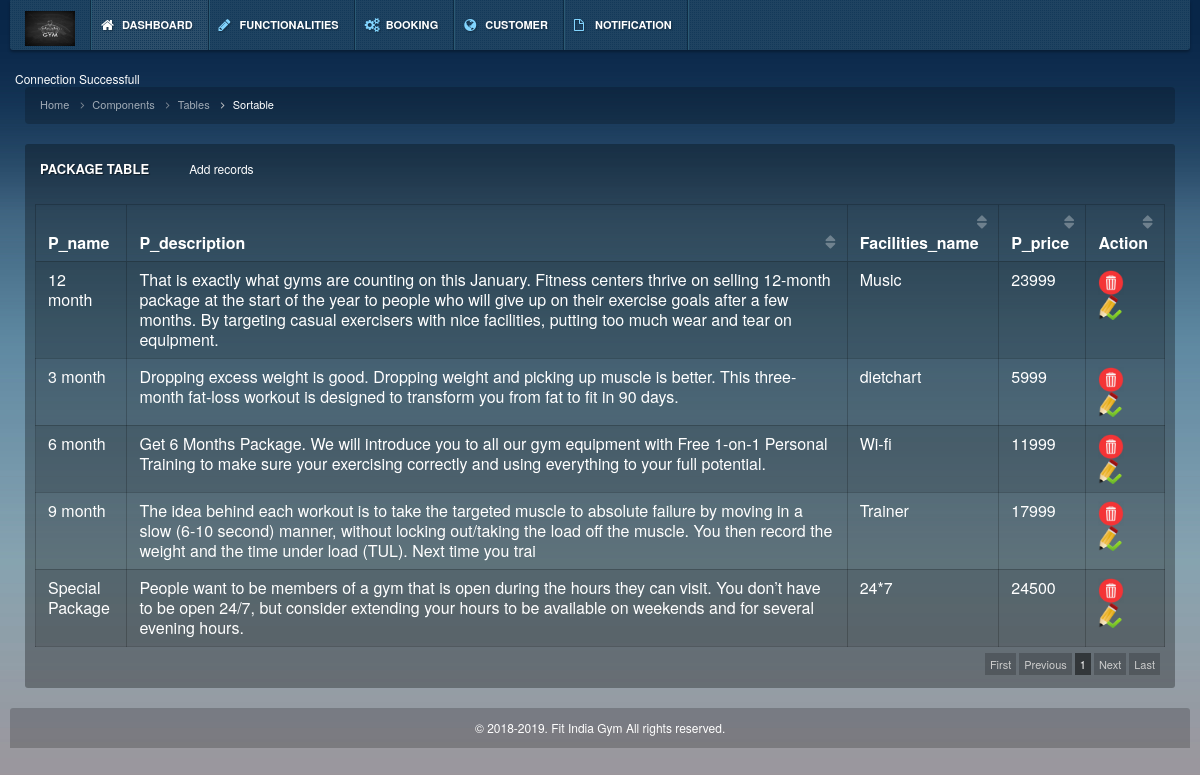
Screenshot of /admin/package_tbl.php with the database file from the repository.
### tables this page shows
CREATE TABLE `package` (
  `P_id` int(11) NOT NULL,
  `P_name` varchar(15) NOT NULL,
  `P_description` varchar(350) NOT NULL,
  `Fac_id` int(11) NOT NULL,
  `P_price` int(5) NOT NULL
);

CREATE TABLE `facilities` (
  `Fac_id` int(11) NOT NULL,
  `Fac_name` varchar(15) NOT NULL,
  `Fac_description` varchar(150) NOT NULL
);

### admin/package_tbl.php (the view, shortened to what this page needs)
<?php
include("header.php");
?>
<?php
	require_once('../config/connection.php')?>
<!DOCTYPE html>
<html lang="en">
<head>
    <link href="css/stylesheets.css" rel="stylesheet" type="text/css">
</head>
<body class="bg-img-num1">
    <div class="container">
        <div class="row">
            <div class="col-md-12">
                <ol class="breadcrumb">
                    <li><a href="#">Home</a></li>
                    <li><a href="#">Components</a></li>
                    <li><a href="#">Tables</a></li>
                    <li class="active">Sortable</li>
                </ol>
            </div>
        </div>
        <div class="row">
            <div class="col-md-12">
                <div class="block">
                    <div class="header">
                        <h2>Package Table</h2>
						<span> <a href="package_ins.php"> Add records </a> </span>
                    </div>
                    <div class="content">
                        <table cellpadding="0" cellspacing="0" width="100%" class="table table-bordered table-striped sortable_default">
                            <thead>
	<th> 	P_name </th>
	<th> 	P_description </th>
	<th> Facilities_name </th>
	<th> P_price </th>
	<th> Action	 </th>
                            </thead>
                            <tbody>
                                		<?php
												$sql="Select * from package f join facilities c where f.Fac_id=c.Fac_id";
												$result=mysqli_query($conn,$sql);
												while($row = mysqli_fetch_array($result))
												{
													echo "<tr>";
												echo "<td>" . $row['P_name'] . "</td>";
												echo "<td>" . $row['P_description'] . "</td>";
												echo "<td>" . $row['Fac_name'] . "</td>";
												echo "<td>" . $row['P_price'] . "</td>";
												echo "<td> <a href=\"delete_pac.php?id=$row[P_id]\"><img
												src=\"img/delete2.png\"   height='25'/> </a> &nbsp; &nbsp;
												<a href=\"package_update.php?id=$row[P_id]&name=$row[P_name]\"><img
												src=\"img/edit1.png\"   height='25'/> </a></td>";
												echo "</tr>";
												}
												?>
                            </tbody>
                        </table>
                    </div>
                </div>
            </div>
        </div>
    </div>
</body>
</html>
<?php
include("footer.php");
?>

### admin/css/stylesheet.css (style rules this page uses)
html { height: 100%; min-height: 100%; }
body { background: url('../img/background/bg_num1.jpg') left top repeat-x #082648; font-family: 'Helvetica Neue', 'Helvetica', Arial, sans-serif; color: #FFF; height: 100%; min-height: 100%; font-size: 12px; }
a { color: #FFF; outline: 0 !important; }
.container { max-width: none !important; width: 100%; }
[class^='col-xs-'], [class^='col-sm-'], [class^='col-md-'], [class^='col-lg-'] { position: relative;min-height: 1px;padding-left: 10px;padding-right: 10px; }
.block .user .info .informer, .block .head h2, .block .header h2, .block .head-panel .hp-info { text-shadow: 1px 1px 1px rgba(0,0,0,0.5); }
.block > div:first-child { -moz-border-top-left-radius: 3px; -webkit-border-top-left-radius: 3px; border-top-left-radius: 3px; -moz-border-top-right-radius: 3px; -webkit-border-top-right-radius: 3px; border-top-right-radius: 3px; }
.block > div:last-child { -moz-border-bottom-left-radius: 3px; -webkit-border-bottom-left-radius: 3px; border-bottom-left-radius: 3px; -moz-border-bottom-right-radius: 3px; -webkit-border-bottom-right-radius: 3px; border-bottom-right-radius: 3px; }
.block { margin-bottom: 20px; float: left; width: 100%; position: relative; }
.block .header, .block .content, .block .footer, .block .toolbar, .block .header.header-default, .block .content.content-default, .block .toolbar.toolbar-default, .block .footer.footer-defaut { background: rgba(0,0,0,0.3); float: left; width: 100%; }
.block .header, .block .footer, .block .toolbar { padding: 10px; }
.block .header { padding: 10px 15px; }
.block .header h2, .block .head h2 { font-size: 13px; color: #FFF; padding: 0px; margin: 0px; display: block; float: left; text-transform: uppercase; font-weight: bold; }
.block .content { padding: 10px; }
.block .footer, .block .header, .block .toolbar, .block .head,.block .header h2, .block .head h2 { line-height: 30px; }
h2 { font-size: 23px; }
h1,h2,h3,h4,h5,h6 { margin-top: 0px; margin-bottom: 10px; }
.table { margin-bottom: 0px; }
.table thead>tr>th,.table thead>tr>th, .table tbody>tr>th, .table tfoot>tr>th, .table thead>tr>td, .table tbody>tr>td, .table tfoot>tr>td, .table-bordered, .table-bordered>thead>tr>th, .table-bordered>tbody>tr>th, .table-bordered>tfoot>tr>th, .table-bordered>thead>tr>td, .table-bordered>tbody>tr>td, .table-bordered>tfoot>tr>td { border-color: rgba(0,0,0,0.2); line-height: 20px; padding-left: 12px; padding-right: 12px; }
.table thead>tr>th { border-bottom: 0px; }
.table-striped>tbody>tr:nth-child(odd) { background: none; }
.table-striped>tbody>tr:nth-child(odd)>td, .table-striped>tbody>tr:nth-child(odd)>th { background: rgba(0,0,0,0.1); }
.breadcrumb { background: rgba(0,0,0,0.2); color: #FFF; padding: 10px 15px; font-size: 11px; }
.breadcrumb > li+li:before { content: "\f105"; font-family: 'FontAwesome'; padding: 0px 8px; }
.breadcrumb > li { color: #FFF; opacity: 0.6; filter: alpha(opacity=60); }
.breadcrumb > li.active { opacity: 1; filter: alpha(opacity=100); color: #FFF; }
.dataTable { float: left; border-bottom: 1px solid #DAE1E8; margin-bottom: 5px; }
.sorting_desc,.sorting_asc,.sorting { position: relative; cursor: pointer; }
.sorting:before,.sorting_desc:before,.sorting_asc:before { float: right; font-family: 'FontAwesome'; opacity: 0.9; filter: alpha(opacity=90); }
.sorting:before { content: "\f0dc"; opacity: 0.3; filter: alpha(opacity=30); }

### admin/css/backgrounds.css (style rules this page uses)
.bg-img-num1 { background: url('../img/background/bg_num1.jpg') left top repeat-x #082648; }

### rows the page displays
package: P_name "3 month", P_description "Dropping excess weight is good. Dropping weight and picking up muscle is better. This three-month fat-loss workout is designed to transform you from fat to fit in 90 days.", Fac.Fac_name "dietchart", P_price "5999"
package: P_name "6 month", P_description "Get 6 Months Package. We will introduce you to all our gym equipment with Free 1-on-1 Personal Training to make sure your exercising correctly and using everything to your full potential.", Fac.Fac_name "Wi-fi", P_price "11999"
package: P_name "9 month", P_description "The idea behind each workout is to take the targeted muscle to absolute failure by moving in a slow (6-10 second) manner, without locking out/taking the load off the muscle. You then record the weight and the time under load (TUL). Next time you trai", Fac.Fac_name "Trainer", P_price "17999"
package: P_name "12 month", P_description "That is exactly what gyms are counting on this January. Fitness centers thrive on selling 12-month package at the start of the year to people who will give up on their exercise goals after a few months. By targeting casual exercisers with nice facilities, putting too much wear and tear on equipment.", Fac.Fac_name "Music", P_price "23999"
package: P_name "Special Package", P_description "People want to be members of a gym that is open during the hours they can visit. You don’t have to be open 24/7, but consider extending your hours to be available on weekends and for several evening hours.", Fac.Fac_name "24*7", P_price "24500"
